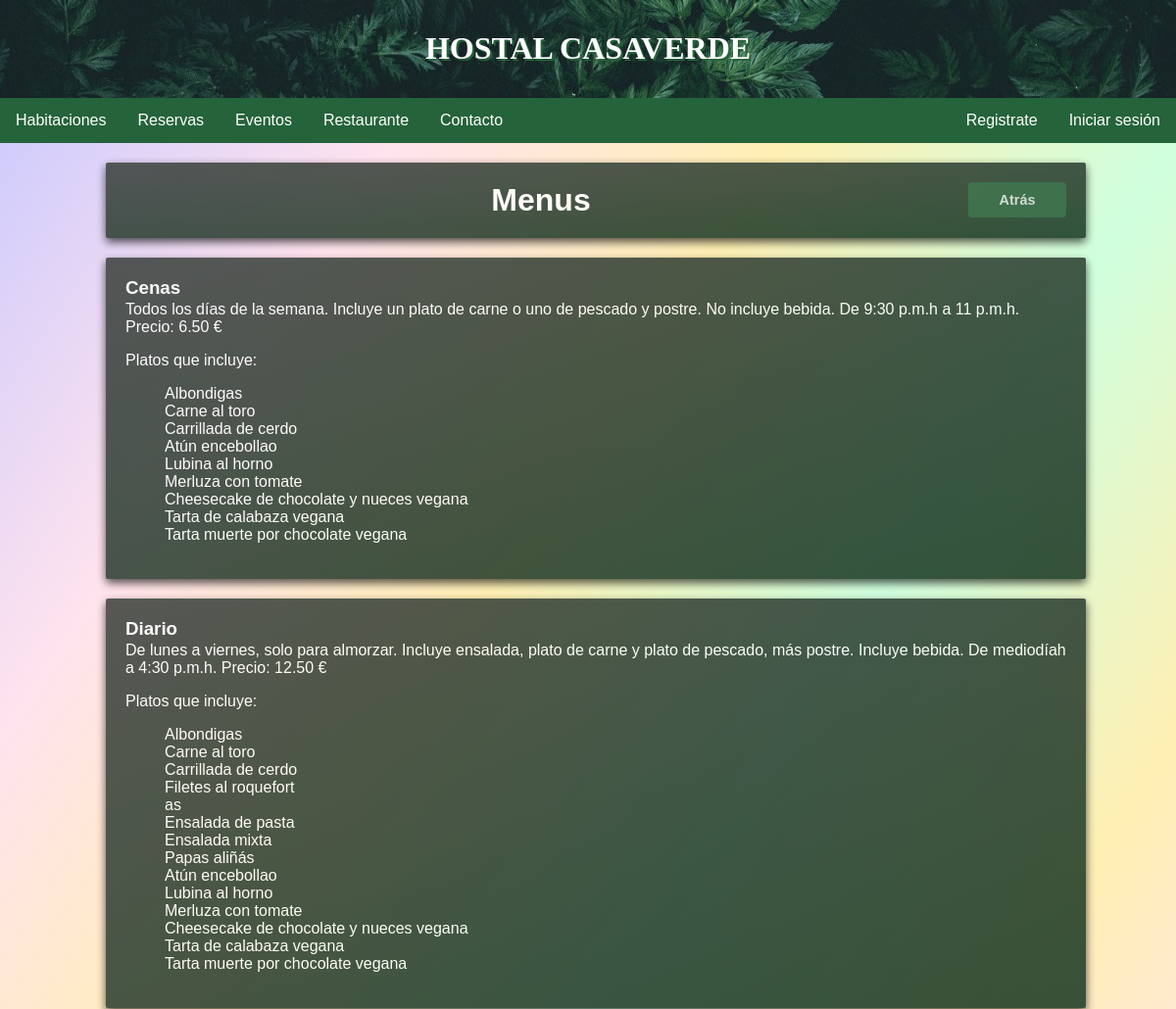
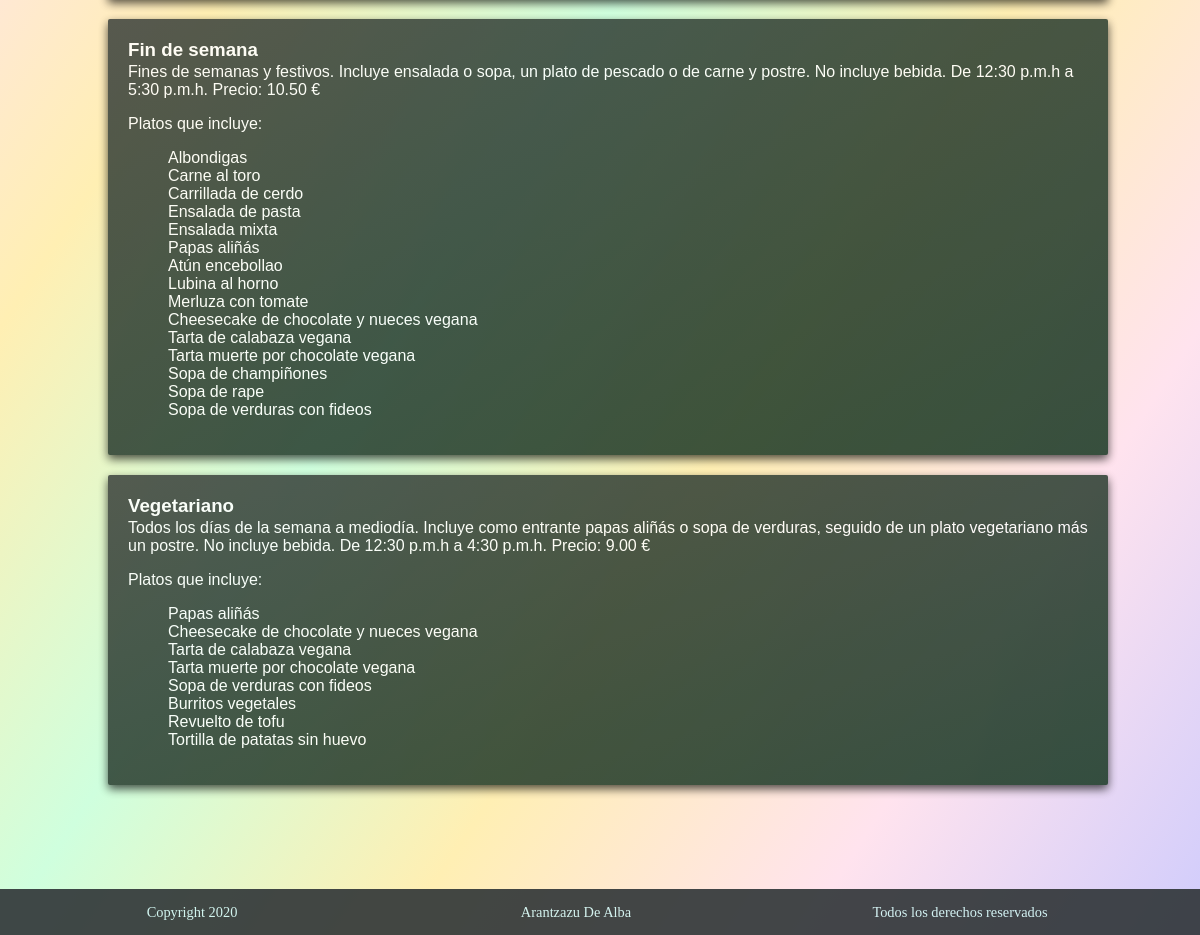
/restaurante/menus, run on the app's committed database (2 pictures, top to bottom).
### restaurante/models.py (models this page shows, shortened)
class TipoMenu(models.Model):
    nombre = models.CharField(max_length=100, verbose_name="Nombre")
    descripcion_dias = models.TextField(max_length=400, verbose_name="Horarios")
    hora_inicio = models.TimeField(verbose_name="Hora de inicio")
    hora_fin = models.TimeField(verbose_name="Hora de finalización")
    precio = models.DecimalField(max_digits=5, decimal_places=2, verbose_name="Precio del menú")
    class Meta:
        verbose_name="tipo de menú"
        verbose_name_plural="tipos de menú"
        ordering = ['nombre']

class Plato(models.Model):
    nombre = models.CharField(max_length=100, verbose_name="Nombre")
    descripcion = models.TextField(max_length=400, verbose_name="Descripción")
    categoria = models.ForeignKey(Categoria, null=True, on_delete=models.SET_NULL, verbose_name="Categoría")
    precio = models.DecimalField(max_digits=5, decimal_places=2, verbose_name="Precio del plato") # una habitacón puede costar como máximo 999,99
    foto = models.ImageField(upload_to="fotos/platos/", verbose_name="Foto")
    tipo_menu = models.ManyToManyField(TipoMenu, verbose_name="Menu", related_name="get_menus")
    class Meta:
        verbose_name="plato"
        verbose_name_plural="platos"
        ordering = ['categoria', 'nombre']

### restaurante/views.py (the view)
# urls.py: path('restaurante/menus', views.menus, name="menus"),
def menus(request):
    menus = TipoMenu.objects.all()
    platos = Plato.objects.all()
    context = {'menus': menus, 'platos': platos}
    return render(request, 'restaurante/menus.html', context)

### restaurante/templates/restaurante/menus.html (shortened to what this page needs)
<!DOCTYPE html>
{% extends 'gestion/base.html' %}
{% load static %}
{% block content %}
<div class="contenido">
    <a href="{% url 'restaurante'%}"><button class="boton3">Atrás</button></a>
  <h1>Menus</h1>
</div>
  {% for m in menus %}
  <div class="contenido contenido2">
    <h3>{{m.nombre}}</h3>
    <p>{{ m.descripcion_dias }} De {{m.hora_inicio}}h a {{m.hora_fin}}h. Precio: {{m.precio}} €</p>
    <p>Platos que incluye:</p>
    <ul>
    {% for p in platos %}
      {% for mp in p.tipo_menu.all%}
        {% ifequal mp.nombre m.nombre%}
          <li>{{p.nombre}}</li>
        {%endifequal%}
      {%endfor%}
    {% endfor %}
    </ul>
  </div>
  {% endfor %}
{% endblock %}

### static/css/estilo.css (style rules this page uses)
.cuerpo { margin: 0; padding: 0; }
.cuerpo a { text-decoration: none; color: white; }
.contenedor h1 { margin: 0; }
.contenido { margin: 20px 9% 0 9%; padding: 20px; width: 80%; background-color: #484848; background-image: linear-gradient(to bottom right, #3a403b, #153620); opacity: 0.85; border-radius: 2px; box-shadow: 0 4px 10px 0 rgba(0,0,0,0.8); color: white; font-family: Arial, Helvetica, sans-serif; }
.contenido h1 { text-align: center; }
.contenido ul li { list-style-type: none; list-style: none; padding-left: 0; }
.boton3 { position: relative; bottom: 0; width: 100px; margin-bottom: 0; margin-left: 12px; margin-right: 0; background-color: #25633a; border: none; border-radius: 4px; color: #FFF; text-align: center; padding: 10px; cursor: pointer; vertical-align: middle; font-weight: bold; font-size: 0.9em; transition: 0.1s; opacity: 0.8; display:inline; float: right; }

### static/css/restaurante.css (style rules this page uses)
.contenido { text-align: center; }
.contenido h3 { margin-bottom:0; }
.contenido p { margin-top: 2px; }
.contenido2 { text-align: left; }
.contenido2 h3 { margin-top: 30px; }
.contenido2 h3:first-child { margin-top: 0; }

### data on the page
TipoMenu: nombre "Cenas", descripcion_dias "Todos los días de la semana. Incluye un plato de carne o uno de pescado y postre. No incluye bebida.", hora_inicio "9:30 p.m.", hora_fin "11 p.m.", precio "6.50"
Plato: nombre "Albondigas"
Plato: nombre "Carne al toro"
Plato: nombre "Carrillada de cerdo"
Plato: nombre "Atún encebollao"
Plato: nombre "Lubina al horno"
Plato: nombre "Merluza con tomate"
Plato: nombre "Cheesecake de chocolate y nueces vegana"
Plato: nombre "Tarta de calabaza vegana"
Plato: nombre "Tarta muerte por chocolate vegana"
TipoMenu: nombre "Diario", descripcion_dias "De lunes a viernes, solo para almorzar. Incluye ensalada, plato de carne y plato de pescado, más postre. Incluye bebida.", hora_inicio "mediodía", hora_fin "4:30 p.m.", precio "12.50"
Plato: nombre "Filetes al roquefort"
Plato: nombre "as"
Plato: nombre "Ensalada de pasta"
Plato: nombre "Ensalada mixta"
Plato: nombre "Papas aliñás"
TipoMenu: nombre "Fin de semana", descripcion_dias "Fines de semanas y festivos. Incluye ensalada o sopa, un plato de pescado o de carne y postre. No incluye bebida.", hora_inicio "12:30 p.m.", hora_fin "5:30 p.m.", precio "10.50"
Plato: nombre "Sopa de champiñones"
Plato: nombre "Sopa de rape"
Plato: nombre "Sopa de verduras con fideos"
TipoMenu: nombre "Vegetariano", descripcion_dias "Todos los días de la semana a mediodía. Incluye como entrante papas aliñás o sopa de verduras, seguido de un plato vegetariano más un postre. No incluye bebida.", hora_inicio "12:30 p.m.", hora_fin "4:30 p.m.", precio "9.00"
Plato: nombre "Burritos vegetales"
Plato: nombre "Revuelto de tofu"
Plato: nombre "Tortilla de patatas sin huevo"
